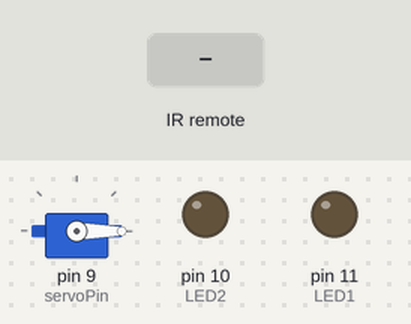
This sketch was run on a simulated Arduino Uno, built with avr-gcc and run on an emulated ATmega328P. Parts: servo, output pins drawn as LEDs (lit = HIGH). The inputs (shaded band) are chosen by the test bench.

Above: at 1.2 s.
1.3 s: infrared code 0xFF30CF received
At 1.76 s:
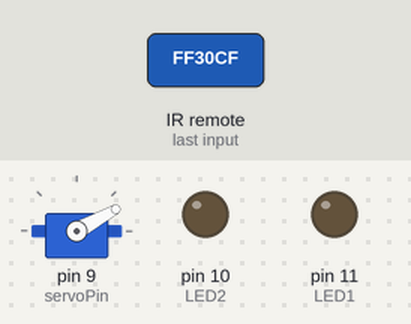
4.3 s: infrared code 0xFF38C7 received
At 4.7 s:
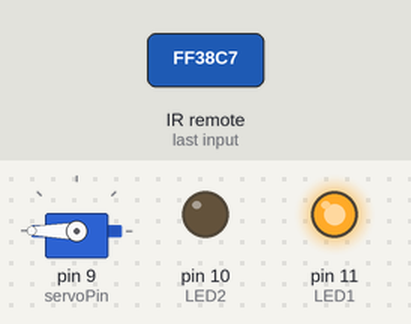
5.8 s: infrared code 0xFF18E7 received
At 7.0 s:
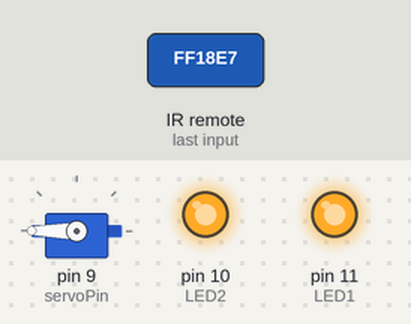
7.3 s: infrared code 0xFF30CF received
At 11.0 s:
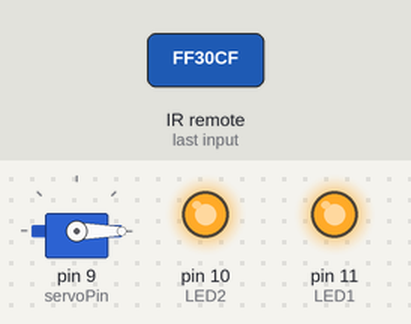
Timing chart, 0 to 11.3 s (numbered marks = the images above; inputs shaded):
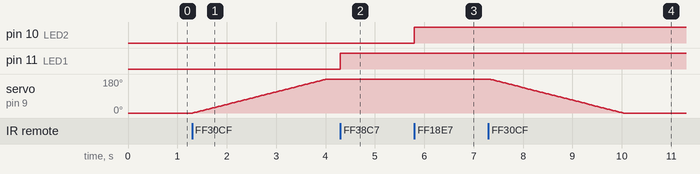

Measured:
- after the input at 1.3 s, servo on pin 9 (servoPin): moves from 0° to 180° over 2.7 s, starting at once
- after the input at 4.3 s, pin 11 (LED1): LOW → HIGH at once
- after the input at 5.8 s, pin 10 (LED2): LOW → HIGH at once
- after the input at 7.3 s, servo on pin 9 (servoPin): moves from 180° to 0° over 2.7 s, starting at once

The sketch:

sketch_oct12a.ino
```cpp
#include <IRremote.h>
#include <Servo.h>

Servo myservo;
int pos;

const int receiverPin = 7;
const int servoPin = 9;
IRrecv receiver(receiverPin);
decode_results results;

const int LED1 = 11;
const int LED2 = 10;
bool isOpen = false;

void setup()
{
  myservo.attach(servoPin);
  receiver.enableIRIn();
  receiver.blink13(true); // LED on Arduino labaled as 'L' will signal IR controller signal being received
  pinMode(LED1, OUTPUT);
  pinMode(LED2, OUTPUT);
  myservo.write(0);
}

void loop()
{
  if (receiver.decode(&results)) {
    switch(results.value){
      case 0xFF38C7: // button '5'
        digitalWrite(LED1, HIGH);
        break;
      case 0xFF18E7: // button '2'
        digitalWrite(LED2, HIGH);
        break;
      case 0xFF30CF: // button '1'
        if (isOpen == false){                // OPEN the door
          for (pos = 0; pos <= 180; pos++) { // goes from 0 degrees to 180 degrees
            myservo.write(pos);              // tell servo to go to position in variable 'pos'
            delay(15);                       // waits 15ms for the servo to reach the position
          }
          isOpen = true;
        } else {                                  // CLOSE the door
            for (pos = 180; pos >= 0; pos -= 1) { // goes from 180 degrees to 0 degrees
              myservo.write(pos);                 // tell servo to go to position in variable 'pos'
              delay(15);                          // waits 15ms for the servo to reach the position
            }
            isOpen = false;
          }

        break;
    }
    receiver.resume();
  }
}
```
